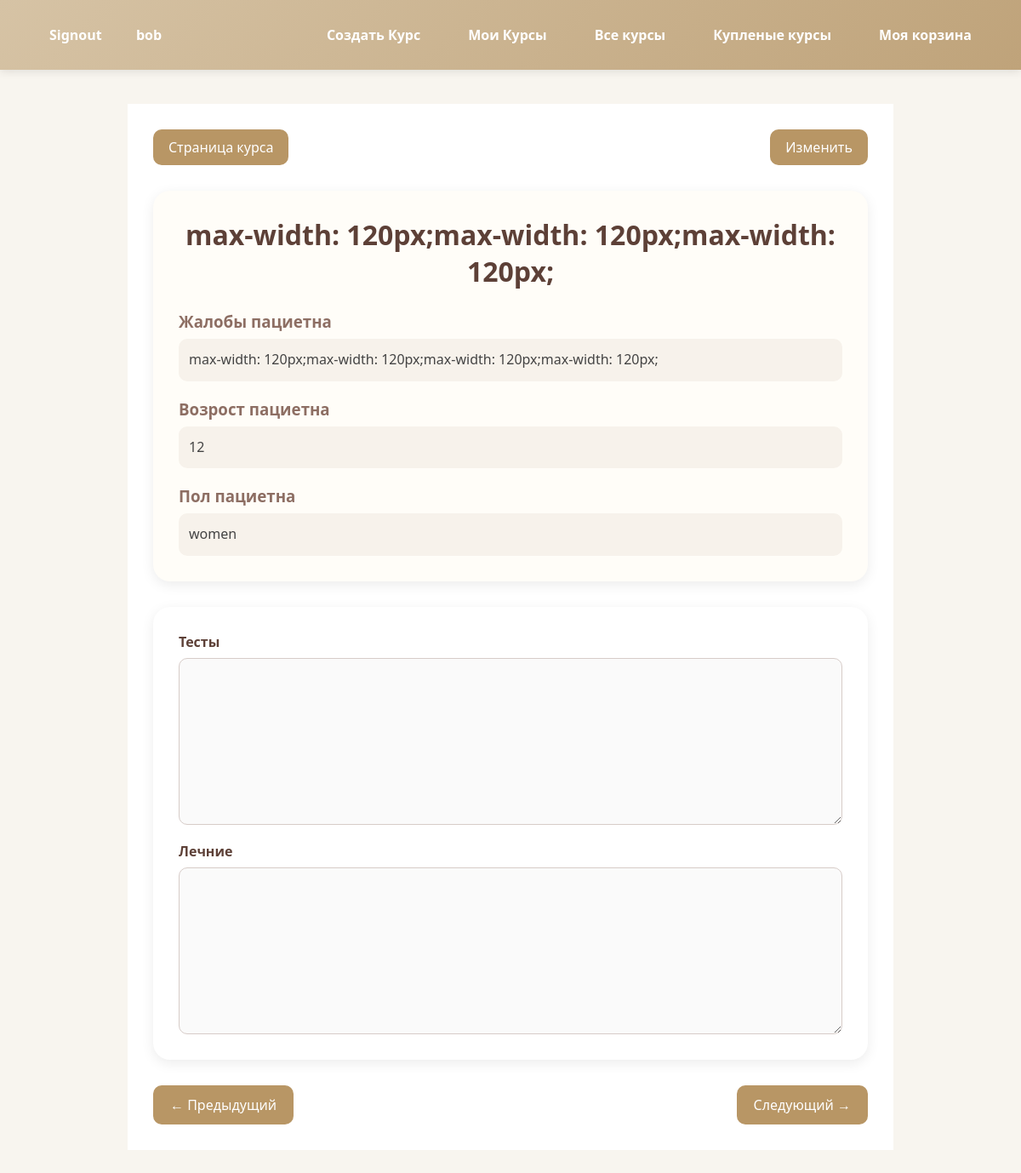
The page /courses/course_practice/9/ (signed in) on the database as committed earlier.
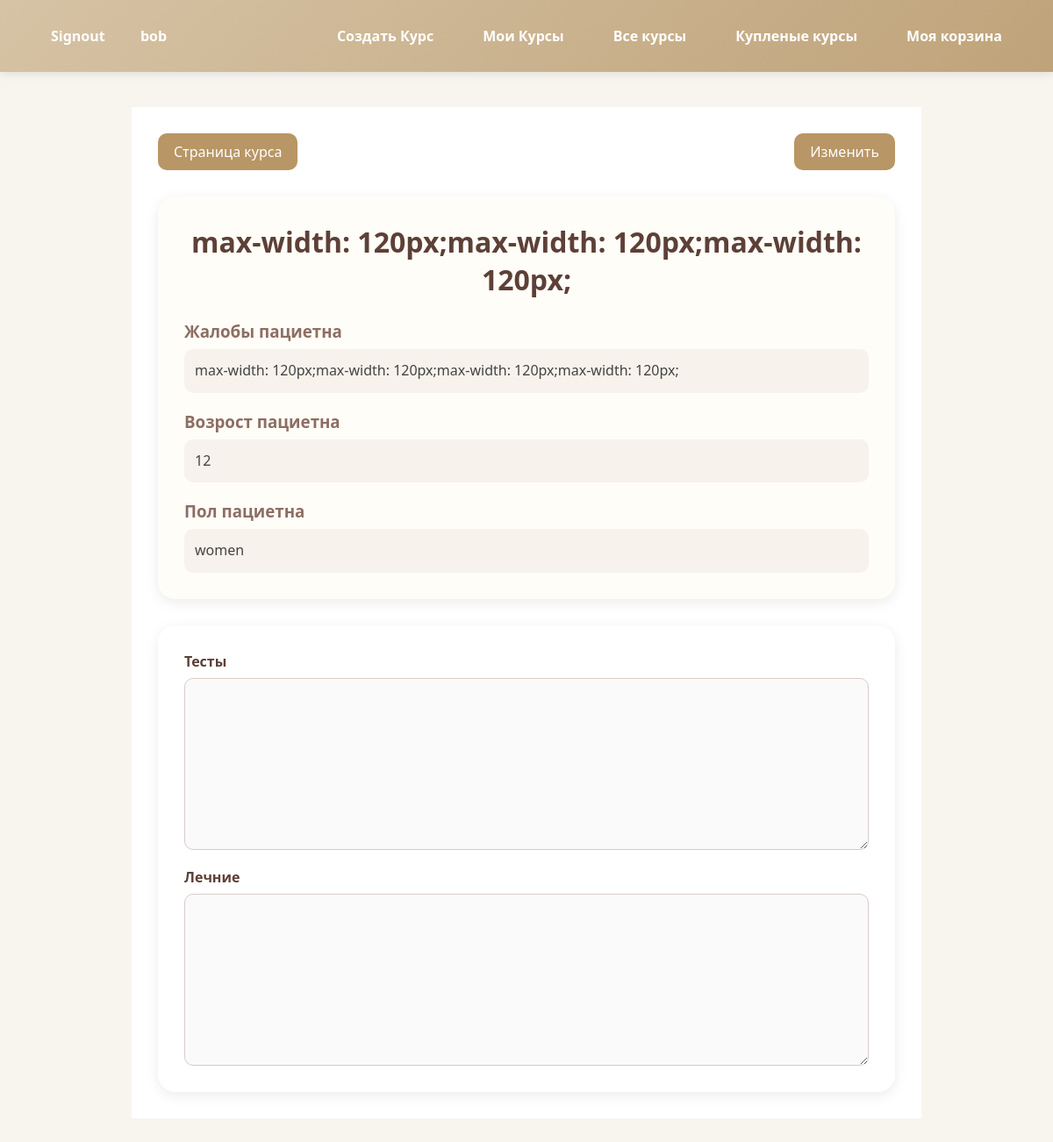
The same page on the database as committed later.
### users/models.py (models this page shows, shortened)
class CustomerUser(AbstractUser):
    photo = models.ImageField(
        blank=True,
        null=True,
        help_text="Фото профиля (рекомендуемый размер 400x400)",
        upload_to='user_photos/',default="avatar.svg"
    )
    teacher = models.BooleanField(default=False,verbose_name='Вы хотите иметь возможность создавать курсы?')
    phone_number = models.CharField(max_length=32, blank=False, null=False)
    @property
    def is_teacher(self):
        return self.teacher

### courses/models.py (models this page shows, shortened)
class Practice_course(models.Model):
    title = models.CharField(max_length=150)
    course = models.ForeignKey(Course,on_delete=models.CASCADE,related_name="course_pactices", verbose_name="Название курса",null=True, blank=True)
    complaints = models.TextField()
    age = models.PositiveBigIntegerField()
    GENDER_ROLES = (('men','Мужчина'),
                  ('women',"Женщина"))
    gender = models.CharField(max_length=10,choices=GENDER_ROLES, default='men')
    diagnosis=models.TextField()
    slide = models.PositiveBigIntegerField(default=0)

### courses/views.py (the view, shortened to what this page needs)
# urls.py: path('course_practice/<int:pk>/', course_practice,name='course_practice'),
@login_required(login_url='users:signup')
def course_practice(request,pk):
    practice = Practice_course.objects.filter(id=pk).first()
    if not practice:
        return redirect('users:user_page')
    form = Practice_StudentForm()
    answers =  Practice_answers.objects.filter(practice=practice,student=request.user).first()
    if answers:
        form = Practice_StudentForm(instance=answers)
    is_teacher = request.user == practice.course.teacher or request.user in practice.course.extra_teachers.all()
    is_student = Student_course.objects.filter(student=request.user,course=practice.course).exists()
    is_finished = Student_course.objects.filter(student=request.user,course=practice.course,finished=True).exists()
    if not (is_teacher or is_student):
        messages.error(request, 'У вас нет прав')
        return redirect('users:user_page')
    return render(request,'course_practice.html',{'practice':practice,'form':form,'course_id':practice.course.id,'is_teacher':is_teacher,'is_finished':is_finished})

### courses/forms.py
class Practice_StudentForm(forms.ModelForm):
    class Meta:
        model = Practice_answers
        exclude = ['student','practice','results','commentary','course']

### courses/templates/course_practice.html (shortened to what this page needs)
{% extends 'home.html' %}
{% load static %}
{% block content %}
<div class="practice-box">
     {% if is_teacher %}
    <div class="teacher-links">
    <a href="{% url 'courses:course_main' practice.course.id %}">Страница курса</a>
    <a href="{% url 'courses:update_practice' practice.id %}">Изменить</a>
    </div>
    {% endif %}
    <div class="practice-info">
        <h2>{{practice.title}}</h2>
        <h3>Жалобы пациетна</h3>
        <h4>{{practice.complaints}}</h4>
        <h3>Возрост пациетна</h3>
        <h4>{{practice.age}}</h4>
        <h3>Пол пациетна</h3>
        <h4>{{practice.gender}}</h4>
    </div>
    <div class="practice-answer">
    <form action="{% url 'courses:course_practice' practice.id %}" method="post" enctype="multipart/form-data">
        {% for field in form %}
            <div>
                <label for="{{field.id_for_label}}">{{field.label}}</label>
                {{field}}
            </div>
        {% endfor %}
        </form>
        {% if practice.slide != 0 %}
        </div>
        <div class="slide-navigation">
        <a href="{% url 'courses:previous_slide' course_id practice.slide %}">← Предыдущий</a>
        {% if is_teacher or is_finished %}
        <a href="{% url 'courses:next_slide' course_id practice.slide %}">Следующий →</a>
        {% endif %}
        </div>
        {% endif %}
</div>
{% endblock %}

### users/templates/home.html (shortened to what this page needs)
{% load static %}
<!DOCTYPE html>
<html lang="en">
<head>
    <link rel="stylesheet" href="{% static 'css/style.css' %}">
</head>
<body>
    <header>
        {% if request.user.is_authenticated %}
        <div class="user-link">
            <a href="{% url 'users:signout' %}">Signout</a>
            <a href="{% url 'users:user_page' %}">{{request.user.username}}</a>
        </div>
            {% if request.user.is_teacher %}
            <a href="{% url 'courses:create_course' %}">Создать Курс</a>
            <a href="{% url 'courses:my_courses' %}">Мои Курсы</a>
            {% endif %}
        <a href="{% url 'shop:all_courses' %}">Все курсы</a>
        <a href="{% url 'users:user_page' %}">Купленые курсы</a>
        <a href="{% url 'shop:my_cart' %}">Моя корзина</a>
        {% else %}
        <a href="{% url 'users:signup' %}">Зайти</a>
        <a href="{% url 'users:register' %}">Зарегестрироваться</a>
        {% endif %}
    </header>
    <main>
        {% block content %}
        {% endblock %}
    </main>
</body>
</html>

### users/static/css/style.css (style rules this page uses)
* { margin: 0; padding: 0; box-sizing: border-box; }
body { font-family: "Segoe UI", sans-serif; background: #f8f5ef; color: #333; min-height: 100vh; }
header { background: linear-gradient(135deg, #d6c3a5, #bfa37a); padding: 20px 40px; display: flex; gap: 20px; align-items: center; flex-wrap: wrap; box-shadow: 0 2px 10px rgba(0,0,0,0.1); }
header a { text-decoration: none; color: white; font-weight: 600; padding: 10px 18px; border-radius: 10px; transition: 0.3s; }
main { max-width: 1200px; margin: 40px auto; padding: 0 20px; }
.user-link { margin-right: auto; }
.teacher-links { display: flex; justify-content: space-between; margin-bottom: 30px; }
.teacher-links a { text-decoration: none; color: white; background: #b89665; padding: 10px 18px; border-radius: 10px; transition: 0.3s; }
.practice-box { background: #ffffff; max-width: 900px; margin: 40px auto; padding: 30px; }
.practice-info { background: #fffdf8; border-radius: 20px; padding: 30px; margin-bottom: 30px; box-shadow: 0 4px 15px rgba(0,0,0,0.08); }
.practice-info h2 { text-align: center; color: #5d4037; margin-bottom: 25px; font-size: 32px; }
.practice-info h3 { color: #8d6e63; margin-top: 20px; margin-bottom: 8px; }
.practice-info h4 { color: #444; font-weight: normal; line-height: 1.6; background: #f7f2eb; padding: 12px; border-radius: 10px; }
.practice-answer { background: white; border-radius: 20px; padding: 30px; box-shadow: 0 4px 15px rgba(0,0,0,0.08); }
.practice-answer form { display: flex; flex-direction: column; gap: 20px; }
.practice-answer form > div { display: flex; flex-direction: column; }
.practice-answer label { margin-bottom: 8px; color: #5d4037; font-weight: 600; }
.practice-answer input, .practice-answer textarea, .practice-answer select { padding: 12px; border: 1px solid #d7ccc8; border-radius: 10px; font-size: 15px; background: #fafafa; }
.practice-answer textarea { min-height: 180px; resize: vertical; }

Rows that differ between the two databases and show on the page:
changed Practice_course "max-width: 120px;max-width: 120px;max-width: 120px;": slide 4 → 0 (drawn)
Other text that changed with them:
text no longer shown: "← Предыдущий Следующий →"
